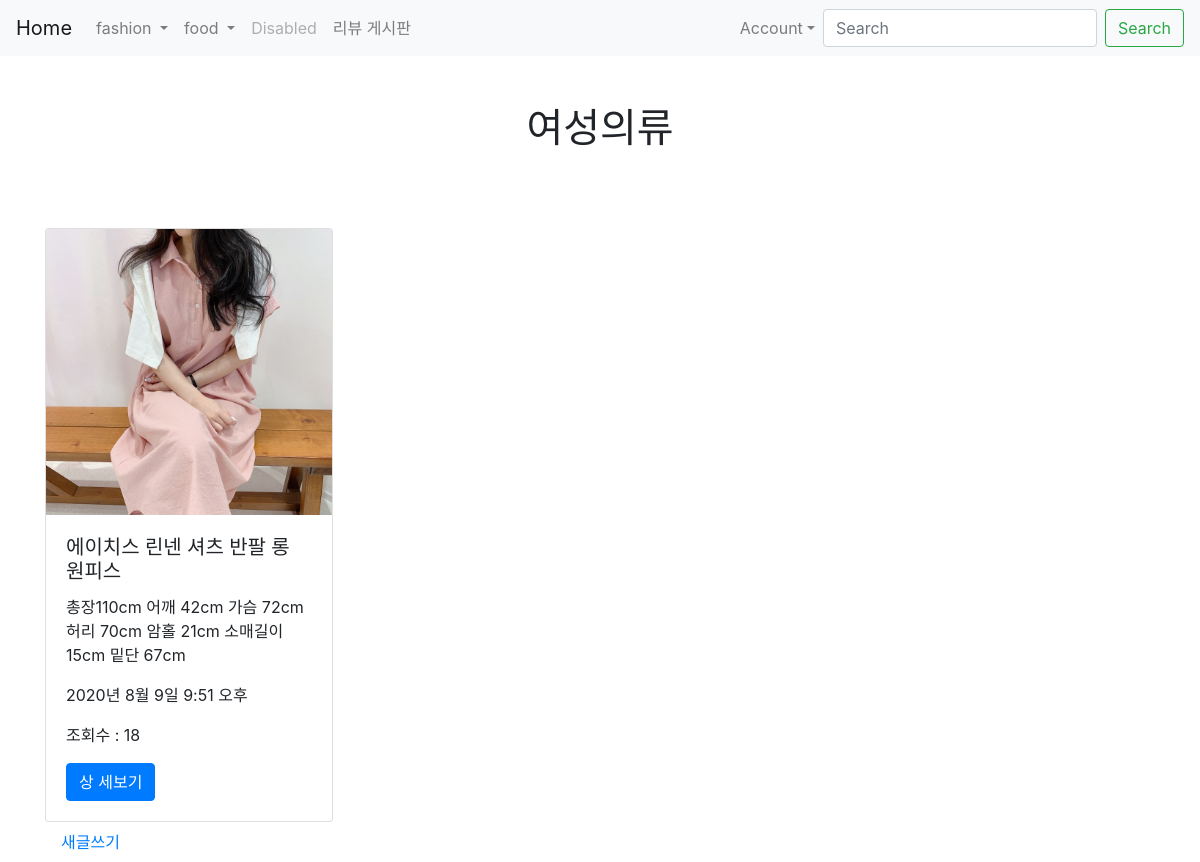
Screenshot of /posts/ (signed in) with the database file from the repository.
### posts/models.py (models this page shows)
class Post(models.Model):
    class Meta:
        ordering = ['-created_at']
    POST_TYPES = [
        ("F", "F"),
        ("M", "M"),
    ]
    title = models.CharField(max_length=50, null=False, verbose_name="상품명")
    content = models.TextField(verbose_name="상세보기")
    price = models.TextField(null = True, verbose_name="가격")
    remaining = models.TextField(null = True, verbose_name="재고")
    view_count = models.IntegerField(default = 0, verbose_name="조회수")
    _type = models.PositiveSmallIntegerField(choices=POST_TYPES, verbose_name="게시글타입", null=True)
    created_at = models.DateTimeField(auto_now_add = True, verbose_name="생성시간")
    updated_at = models.DateTimeField(auto_now = True, verbose_name="수정시간")
    image = models.ImageField(upload_to = 'images/', null = True, verbose_name="상품사진")
    user = models.ForeignKey(User, on_delete = models.CASCADE, null = True)
    gender = models.CharField(max_length=1, null=True)

### posts/views.py (the view)
# urls.py: path('', main, name="main"),
def main(request):
    posts = Post.objects.all()
    return render(request, 'posts/main.html', {'posts': posts})

### posts/templates/posts/main.html
{% extends 'base.html' %}
{% load static %}
{% block content %}
{% include 'shared/_navbar.html' %}
{% if user.is_authenticated %}
    <div class="container">
    <center><br><br><h1>여성의류<br><br></h1></center>
    <div class="row">
    {% for post in posts %}
        <div class="col-md-4 col-12">
            <div class="card" style="width: 18rem; margin-top: 20px;">
                {% if post.image %}
                <img src="{{post.image.url}}" alt="원피스 image">
                {% endif %}
                <div class="card-body">
                    <h5 class="card-title">{{ post.title }}</h5>
                    <p class="card-text">{{ post.content }}</p>
                    <p>{{ post.created_at }}</p>
                    <p>조회수 : {{ post.view_count }}</p>
                    <a href="{% url 'posts:show' post.pk %}" class="btn btn-primary">상 세보기</a>
                </div>
            </div>
        </div>
        {% endfor %}
    </div>
    <a class="nav-link" href="{% url 'posts:new' %}">새글쓰기</a>
    {% else %}
    <h3>로그인 후 이용이 가능합니다.</h3>
    <a href="{% url 'account_login' %}" class="btn btn-warning">로그인</a>
    <a href="{% url 'account_signup' %}" class="btn btn-warning">회원가입</a>
    {% endif %}
</div>
{% endblock %}

### rows the page displays
Post: image (picture), title "에이치스 린넨 셔츠 반팔 롱 원피스", content "총장110cm 어깨 42cm 가슴 72cm 허리 70cm 암홀 21cm 소매길이 15cm 밑단 67cm", created_at "2020년 8월 9일 9:51 오후", view_count "18"
